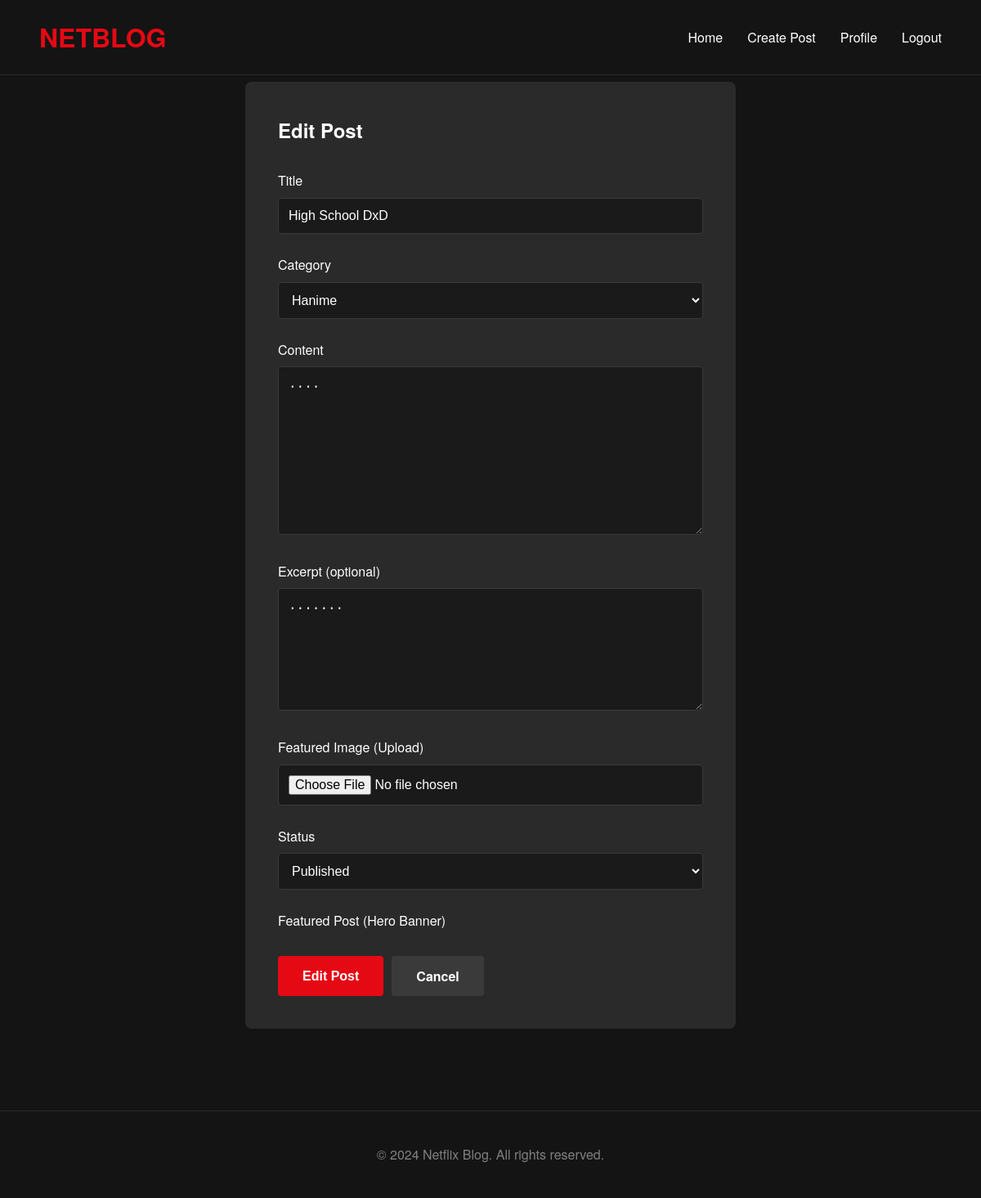
The app's page /post/high-school-dxd/edit/ (signed in) with its own data.
### blog/models.py (models this page shows, shortened)
class Post(models.Model):
    STATUS_CHOICES = [
        ('draft', 'Draft'),
        ('published', 'Published'),
    ]
    title = models.CharField(max_length=200)
    slug = models.SlugField(max_length=200, unique=True)
    author = models.ForeignKey(
        settings.AUTH_USER_MODEL,
        on_delete=models.CASCADE,
        related_name='posts'
    )
    category = models.ForeignKey(
        Category,
        on_delete=models.SET_NULL,
        null=True,
        related_name='posts'
    )
    content = models.TextField()
    excerpt = models.TextField(max_length=300, blank=True)
    featured_image = models.ImageField(
        upload_to='posts/',
        blank=True,
        null=True
    )
    is_featured = models.BooleanField(default=False)  # For hero banner
    status = models.CharField(
        max_length=10,
        choices=STATUS_CHOICES,
        default='draft'
    )
    views = models.PositiveIntegerField(default=0)
    created_at = models.DateTimeField(auto_now_add=True)
    updated_at = models.DateTimeField(auto_now=True)
    class Meta:
        ordering = ['-created_at']

### blog/views.py (the view)
# urls.py: path('post/<slug:slug>/edit/', views.post_edit_view, name='post_edit'),
@login_required
def post_edit_view(request, slug):
    post = get_object_or_404(Post, slug=slug)
    if post.author != request.user and not request.user.is_staff:
        messages.error(request, 'You cannot edit this post.')
        return redirect('blog:post_detail', slug=slug)
    if request.method == 'POST':
        form = PostForm(request.POST, request.FILES, instance=post)
        if form.is_valid():
            form.save()
            messages.success(request, 'Post updated!')
            return redirect('blog:post_detail', slug=post.slug)
    else:
        form = PostForm(instance=post)
    return render(request, 'blog/post_form.html', {
        'form': form,
        'action': 'Edit',
        'post': post
    })

### blog/forms.py
class PostForm(forms.ModelForm):
    class Meta:
        model = Post
        fields = ['title', 'category', 'content', 'excerpt',
        'featured_image', 'status']
        widgets = {
        'title': forms.TextInput(attrs={
        'class': 'form-control',
        'placeholder': 'Enter post title'
        }),
        'category': forms.Select(attrs={
        'class': 'form-control'
        }),
        'content': forms.Textarea(attrs={
        'class': 'form-control',
        'rows': 10,
        'placeholder': 'Write your post content here...'
        }),
        'excerpt': forms.Textarea(attrs={
        'class': 'form-control',
        'rows': 3,
        'placeholder': 'Brief summary (optional)'
        }),
        'featured_image': forms.FileInput(attrs={
        'class': 'form-control'
        }),
        'status': forms.Select(attrs={
        'class': 'form-control'
        }),
        }

### blog/models.py (called while the page is built)
    def __str__(self):
        return self.name

### templates/blog/post_form.html (shortened to what this page needs)
{% extends 'base.html' %}
{% block content %}
<div class="form-container">
    <h2 style="margin-bottom: 30px; color: #ffffff;">{{ action }} Post</h2>
    <form method="post" enctype="multipart/form-data">
        <div class="form-group">
            <label for="{{ form.title.id_for_label }}">Title</label>
            {{ form.title }}
        </div>
        <div class="form-group">
            <label for="{{ form.category.id_for_label }}">Category</label>
            {{ form.category }}
        </div>
        <div class="form-group">
            <label for="{{ form.content.id_for_label }}">Content</label>
            {{ form.content }}
        </div>
        <div class="form-group">
            <label for="{{ form.excerpt.id_for_label }}">Excerpt (optional)</label>
            {{ form.excerpt }}
        </div>
        <div class="form-group">
            <label for="{{ form.featured_image.id_for_label }}">Featured Image (Upload)</label>
            {{ form.featured_image }}
        </div>
        <div class="form-group">
            <label for="{{ form.status.id_for_label }}">Status</label>
            {{ form.status }}
        </div>
        <div class="form-group" style="display: flex; align-items: center; gap: 10px;">
            <label for="{{ form.is_featured.id_for_label }}" style="margin-bottom: 0;">Featured Post (Hero
                Banner)</label>
        </div>
        <div style="display: flex; gap: 10px; margin-top: 30px;">
            <button type="submit" class="btn btn-primary">{{ action }} Post</button>
            <a href="{% if post %}{% url 'blog:post_detail' post.slug %}{% else %}{% url 'blog:home' %}{% endif %}"
                class="btn btn-secondary">Cancel</a>
        </div>
    </form>
</div>
{% endblock %}

### static/css/netflix.css (style rules this page uses)
* { margin: 0; padding: 0; box-sizing: border-box; }
body { font-family: 'Helvetica Neue', Arial, sans-serif; background-color: #141414; color: #ffffff; line-height: 1.6; }
.form-container { max-width: 600px; margin: 100px auto; padding: 40px; background-color: #2a2a2a; border-radius: 8px; }
.form-group { margin-bottom: 25px; }
.form-group label { display: block; margin-bottom: 8px; color: #ffffff; font-weight: 500; }
.form-control { width: 100%; padding: 12px; background-color: #1a1a1a; border: 1px solid #3a3a3a; border-radius: 4px; color: #ffffff; font-size: 16px; }
textarea.form-control { min-height: 150px; resize: vertical; }
.btn { padding: 12px 30px; font-size: 16px; font-weight: bold; border: none; border-radius: 4px; cursor: pointer; transition: all 0.3s; text-decoration: none; display: inline-block; }
.btn-primary { background-color: #E50914; color: #ffffff; }
.btn-secondary { background-color: #3a3a3a; color: #ffffff; }

### records on screen
Post: title "High School DxD", category "Hanime", content "....", excerpt ".......", status "Published"

### other values on screen
{{ action }} "Edit"
